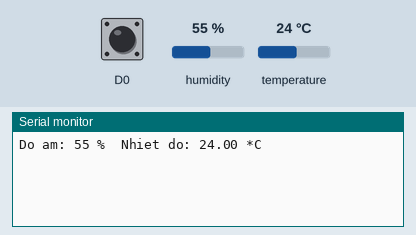
Bench run of a sketch on a simulated ESP8266 (NodeMCU). On the bench: the last lines printed to the serial monitor. The test bench sets the inputs (shaded band); at power-on: humidity 55 %, temperature 24 °C, D0 HIGH. WiFi joins after 1.5 s; servers stay silent unless stated.

Above: at 4.0 s.
4.1 s: humidity set to 22 %
At 6.4 s:
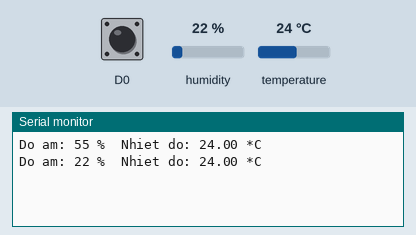
6.9 s: temperature set to 12 °C
At 8.4 s:
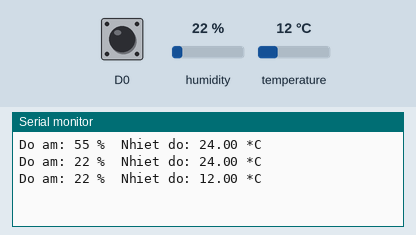
9.7 s: humidity set to 40 %
At 12.4 s:
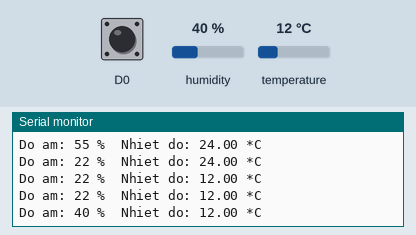
Timing chart, 0 to 13.9 s (numbered marks = the images above; inputs shaded):
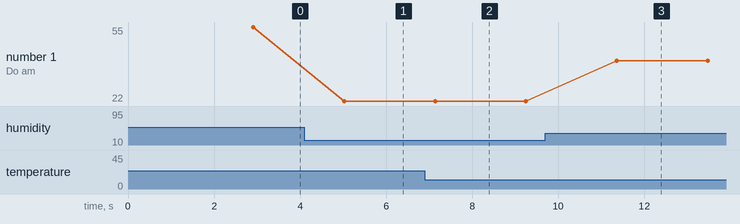

The sketch:

esp_nhiet_do_do_am_mua_12_10_2020.ino
```cpp
#define BLYNK_PRINT Serial
#include <ESP8266WiFi.h>
#include <BlynkSimpleEsp8266.h>
#include "DHTesp.h"
DHTesp dht;
char auth[] = "ZIRW-PXRkTrtbGe4IfVN38aTQWKiMIHy"; //Token cua blynk
char ssid[] = "HUEUNI-OFFICE";     //tên wifi
char pass[] = "hueuniair";      //mật khẩu wifi
float nhiet_do;
int   do_am;
void setup()
{
  Serial.begin(9600);
  Blynk.begin(auth, ssid, pass);
  dht.setup(0, DHTesp::DHT22); // Connect DHT sensor to GPIO 0

  delay(1000);
  Blynk.notify("Đã kết nối wifi");
   pinMode(D0,        INPUT);
}

void doc_DHT()
{
   do_am    = dht.getHumidity();
   nhiet_do = dht.getTemperature();
   delay(100);
  Serial.print("Do am: ");
Serial.print(do_am);
Serial.print(" %\t");
Serial.print("Nhiet do: ");
Serial.print(nhiet_do);
Serial.println(" *C ");
delay(2000);
}
void loop()
{
  int tt = digitalRead(D0);
  if(tt == 0)   Blynk.virtualWrite(V0,"MƯA MƯA MƯA MƯA MƯA");
  else          Blynk.virtualWrite(V0,"NHATSUUTUPHAT LEN KHOA LAM MACH");
  doc_DHT();
  Blynk.run();
  Blynk.virtualWrite(V3, nhiet_do );
  Blynk.virtualWrite(V2, do_am);
}
```

Measured:
- after the input at 4.1 s, the serial monitor: prints a new line after 0.93 s (image 1)
- after the input at 6.9 s, the serial monitor: prints a new line after 0.24 s (image 2)
- after the input at 9.7 s, the serial monitor: prints a new line after 1.7 s (image 3)
- plotted number 1: 55 → 22 after the input at 4.1 s, 22 → 40 after the input at 9.7 s
